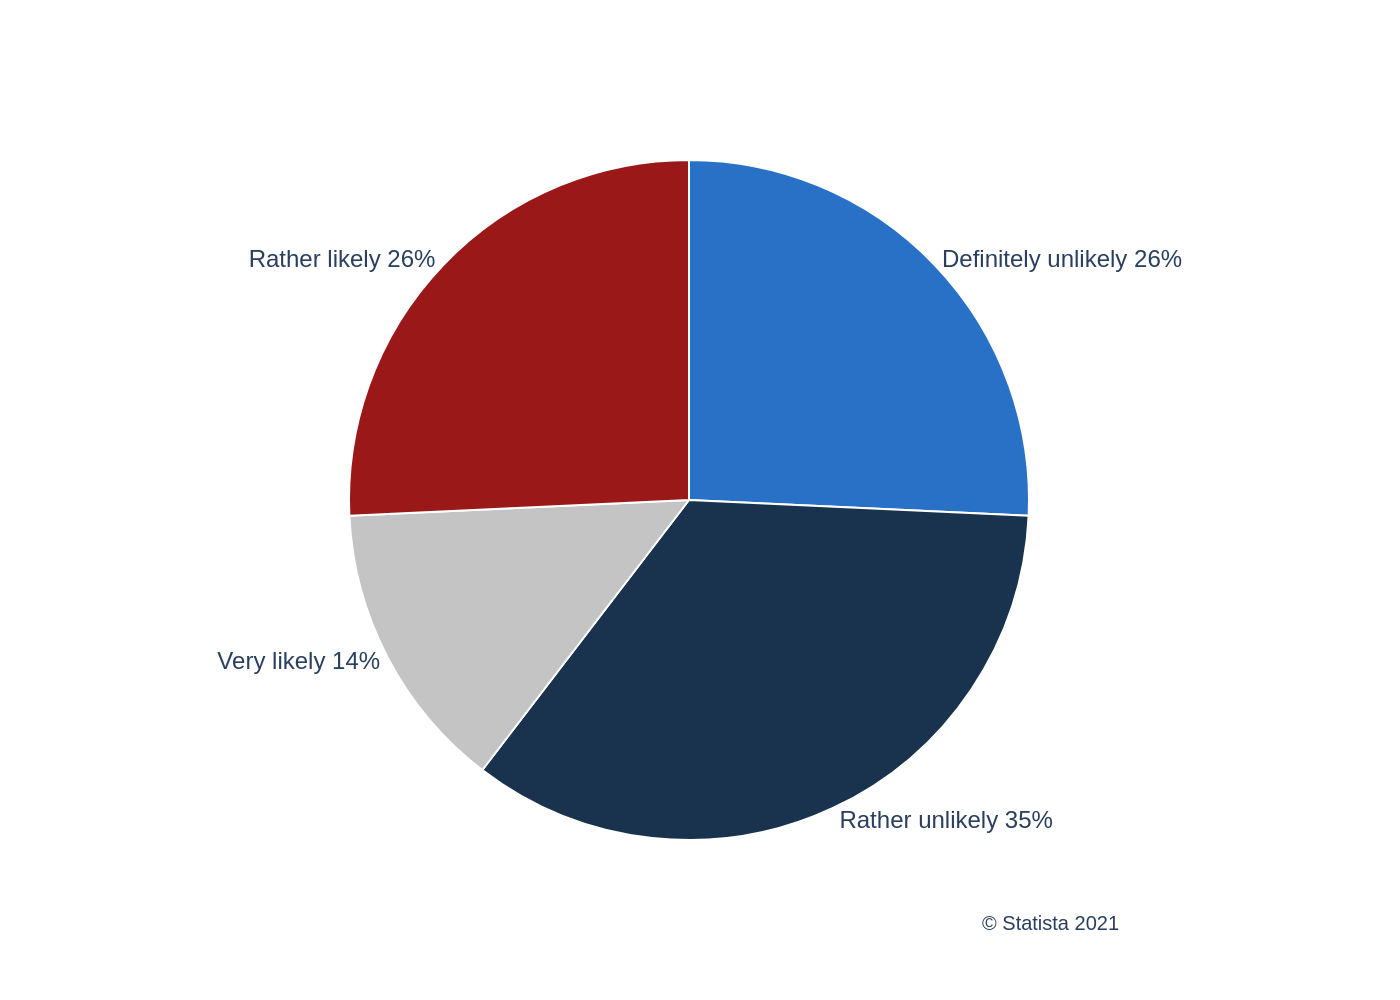

Write Python code to recreate this figure.
import sys
import json
import os
import plotly.graph_objects as go

if len(sys.argv) != 2:
    print(f"Usage: python {os.path.basename(__file__)} <json_file_path>")
    sys.exit(1)

json_file_path = sys.argv[1]

if not os.path.exists(json_file_path):
    print(f"Error: File not found at {json_file_path}")
    sys.exit(1)

try:
    with open(json_file_path, 'r', encoding='utf-8') as f:
        chart_info = json.load(f)
except Exception as e:
    print(f"Error reading or parsing JSON file: {e}")
    sys.exit(1)

data = chart_info.get('chart_data', [])
texts = chart_info.get('texts', {})
colors = chart_info.get('colors', [])

labels = [item['label'] for item in data]
values = [item['value'] for item in data]
custom_text = [f"{item['label']} {item['value']}%" for item in data]

fig = go.Figure()

fig.add_trace(go.Pie(
    labels=labels,
    values=values,
    marker=dict(colors=colors, line=dict(color='#ffffff', width=1)),
    text=custom_text,
    textinfo='text',
    textposition='outside',
    hoverinfo='label+percent',
    sort=False,
    direction='clockwise'
))

title_text = texts.get('title', '')
if texts.get('subtitle'):
    title_text = f"<b>{title_text}</b><br>{texts.get('subtitle')}" if title_text else texts.get('subtitle')

source_parts = []
if texts.get('source'):
    source_parts.append(texts['source'])
if texts.get('note'):
    source_parts.append(texts['note'])
source_text = "<br>".join(source_parts)

fig.update_layout(
    title_text=title_text,
    title_x=0.5,
    font=dict(family="Arial"),
    showlegend=False,
    margin=dict(l=80, r=80, t=80, b=80),
    annotations=[
        dict(
            showarrow=False,
            text=source_text,
            xref="paper",
            yref="paper",
            x=1,
            y=-0.1,
            xanchor='right',
            yanchor='top',
            align='right',
            font=dict(size=10)
        )
    ]
)

fig.update_traces(textfont_size=12)

base_filename = os.path.splitext(os.path.basename(json_file_path))[0]
output_filename = f"{base_filename}.png"

try:
    fig.write_image(output_filename, scale=2)
    print(f"Chart saved to {output_filename}")
except Exception as e:
    print(f"Error saving image: {e}")
    sys.exit(1)
